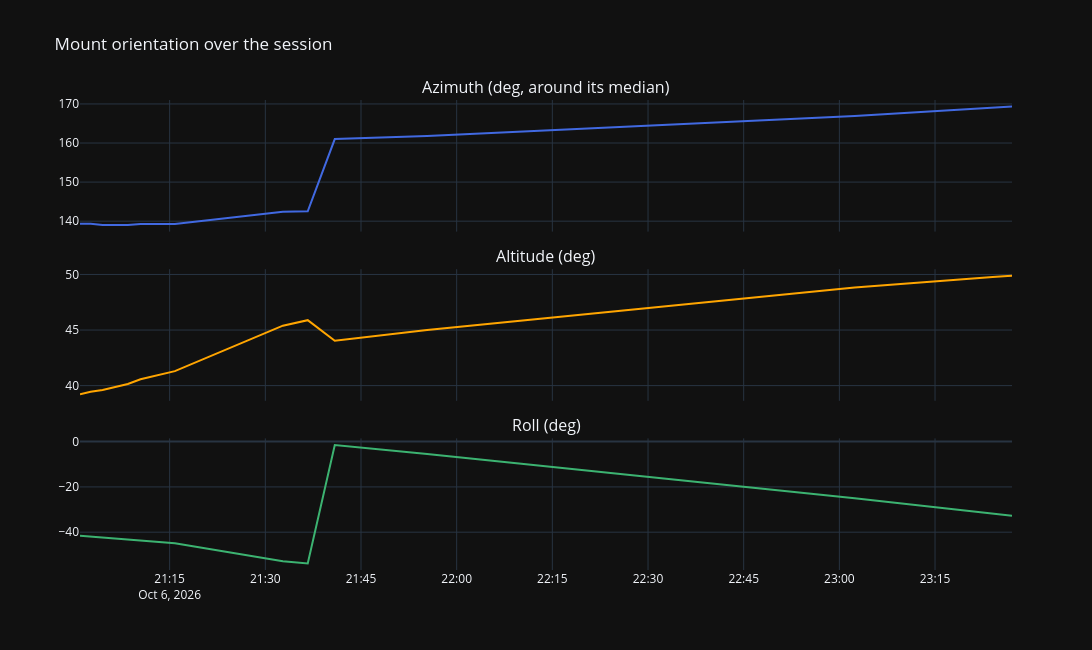

The notebook cell saved with this chart:
### Markdown cell above
## 1. Where did the mount point?

Azimuth is shown around its median so a 0/360 crossing doesn't stretch the axis; real jumps (gotos) are left as gaps.
Roll matters for the worm feed-forward: near Roll 0 the M1 and M3 worms move the sky the same way.
Below it, each motor's MCU angle on its own scale, with how many worm turns (6°) it made in the window.

### Code cell
GAP_S = 30           # PECLOG pauses longer than this (not tracking: slews, gotos) break the lines in section 1

def wrap_to_median(y, ref):
    return (y - ref + 180) % 360 - 180 + ref

def with_breaks(t, Y, jump=180.0, gap_s=GAP_S):
    """Times and columns (n, k) with a NaN row wherever PECLOG pauses (> gap_s) or a column jumps more than `jump`
    (an az wrap, an unwind remap), so the dotted lines leave a gap there without dropping a point. Also returns
    the break mask between consecutive rows."""
    t = pd.to_datetime(pd.Series(t)).reset_index(drop=True)
    Y = np.asarray(Y, float).reshape(len(t), -1)
    brk = (t.diff().dt.total_seconds().to_numpy()[1:] > gap_s) | np.any(np.abs(np.diff(Y, axis=0)) > jump, axis=1)
    at = np.flatnonzero(brk) + 1
    order = np.argsort(np.r_[np.arange(len(t)), at - 0.5], kind='stable')
    tx = np.r_[t.to_numpy(), t.to_numpy()[at]][order]
    return tx, np.vstack([Y, np.full((len(at), Y.shape[1]), np.nan)])[order], brk

def dotted(x, y, c, name):
    return go.Scatter(x=x, y=y, mode='lines+markers', marker=dict(size=2, color=c), line=dict(color=c),
                      name=name, showlegend=False)

COLOURS = ('royalblue', 'orange', 'mediumseagreen')
pose = np.column_stack([wrap_to_median(df['az'], df['az'].median()), df['alt'], df['roll']])
tx, pose_b, _ = with_breaks(df['timestamp'], pose)
fig = make_subplots(rows=3, cols=1, shared_xaxes=True, vertical_spacing=0.08,
                    subplot_titles=['Azimuth (deg, around its median)', 'Altitude (deg)', 'Roll (deg)'])
for r, (name, c) in enumerate(zip(('Az', 'Alt', 'Roll'), COLOURS)):
    fig.add_trace(dotted(tx, pose_b[:, r], c, name), row=r + 1, col=1)
fig.update_layout(height=650, width=1200, template=TEMPLATE, title='Mount orientation over the session')
fig.show()

### Figure 1 — Plotly figure (JSON) as saved in the notebook; plotly's stock layout.template omitted (floating-point values rounded to 4 significant figures; data arrays with more than 128 entries replaced by an {"elided": "..."} marker saying what was removed)
{"data": [{"line": {"color": "royalblue"}, "mode": "lines", "showlegend": false, "type": "scatter", "x": {"elided": "1521 str values"}, "xaxis": "x", "y": {"elided": "1521 float values"}, "yaxis": "y"}, {"line": {"color": "orange"}, "mode": "lines", "showlegend": false, "type": "scatter", "x": {"elided": "1521 str values"}, "xaxis": "x2", "y": {"elided": "1521 float values"}, "yaxis": "y2"}, {"line": {"color": "mediumseagreen"}, "mode": "lines", "showlegend": false, "type": "scatter", "x": {"elided": "1521 str values"}, "xaxis": "x3", "y": {"elided": "1521 float values"}, "yaxis": "y3"}], "layout": {"annotations": [{"font": {"size": 16}, "showarrow": false, "text": "Azimuth (deg, around its median)", "x": 0.5, "xanchor": "center", "xref": "paper", "y": 1.0, "yanchor": "bottom", "yref": "paper"}, {"font": {"size": 16}, "showarrow": false, "text": "Altitude (deg)", "x": 0.5, "xanchor": "center", "xref": "paper", "y": 0.64, "yanchor": "bottom", "yref": "paper"}, {"font": {"size": 16}, "showarrow": false, "text": "Roll (deg)", "x": 0.5, "xanchor": "center", "xref": "paper", "y": 0.28, "yanchor": "bottom", "yref": "paper"}], "height": 650, "title": {"text": "Mount orientation over the session"}, "width": 1200, "xaxis": {"anchor": "y", "domain": [0.0, 1.0], "matches": "x3", "showticklabels": false}, "xaxis2": {"anchor": "y2", "domain": [0.0, 1.0], "matches": "x3", "showticklabels": false}, "xaxis3": {"anchor": "y3", "domain": [0.0, 1.0]}, "yaxis": {"anchor": "x", "domain": [0.72, 1.0]}, "yaxis2": {"anchor": "x2", "domain": [0.36, 0.64]}, "yaxis3": {"anchor": "x3", "domain": [0.0, 0.28]}}}
